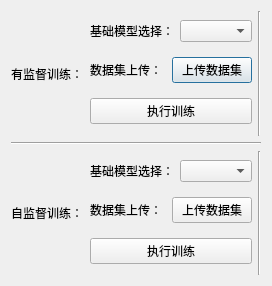
<?xml version="1.0" encoding="UTF-8"?>
<ui version="4.0">
 <class>xunlian</class>
 <widget class="QDialog" name="xunlian">
  <property name="geometry">
   <rect>
    <x>0</x>
    <y>0</y>
    <width>272</width>
    <height>286</height>
   </rect>
  </property>
  <property name="windowTitle">
   <string>模型训练</string>
  </property>
  <property name="windowIcon">
   <iconset>
    <normaloff>image/logo.ico</normaloff>image/logo.ico</iconset>
  </property>
  <layout class="QVBoxLayout" name="verticalLayout_4">
   <item>
    <layout class="QVBoxLayout" name="verticalLayout_3">
     <item>
      <layout class="QHBoxLayout" name="horizontalLayout_3">
       <item>
        <widget class="QLabel" name="label">
         <property name="text">
          <string>有监督训练：</string>
         </property>
        </widget>
       </item>
       <item>
        <layout class="QVBoxLayout" name="verticalLayout">
         <item>
          <layout class="QHBoxLayout" name="horizontalLayout">
           <item>
            <widget class="QLabel" name="label_3">
             <property name="text">
              <string>基础模型选择：</string>
             </property>
            </widget>
           </item>
           <item>
            <widget class="QComboBox" name="comboBox"/>
           </item>
          </layout>
         </item>
         <item>
          <layout class="QHBoxLayout" name="horizontalLayout_2">
           <item>
            <widget class="QLabel" name="label_4">
             <property name="text">
              <string>数据集上传：</string>
             </property>
            </widget>
           </item>
           <item>
            <widget class="QPushButton" name="pushButton">
             <property name="text">
              <string>上传数据集</string>
             </property>
            </widget>
           </item>
          </layout>
         </item>
         <item>
          <widget class="QPushButton" name="pushButton_2">
           <property name="text">
            <string>执行训练</string>
           </property>
          </widget>
         </item>
        </layout>
       </item>
       <item>
        <widget class="Line" name="line_2">
         <property name="orientation">
          <enum>Qt::Vertical</enum>
         </property>
        </widget>
       </item>
      </layout>
     </item>
     <item>
      <widget class="Line" name="line">
       <property name="orientation">
        <enum>Qt::Horizontal</enum>
       </property>
      </widget>
     </item>
     <item>
      <layout class="QHBoxLayout" name="horizontalLayout_4">
       <item>
        <widget class="QLabel" name="label_5">
         <property name="text">
          <string>自监督训练：</string>
         </property>
        </widget>
       </item>
       <item>
        <layout class="QVBoxLayout" name="verticalLayout_2">
         <item>
          <layout class="QHBoxLayout" name="horizontalLayout_5">
           <item>
            <widget class="QLabel" name="label_6">
             <property name="text">
              <string>基础模型选择：</string>
             </property>
            </widget>
           </item>
           <item>
            <widget class="QComboBox" name="comboBox_2"/>
           </item>
          </layout>
         </item>
         <item>
          <layout class="QHBoxLayout" name="horizontalLayout_6">
           <item>
            <widget class="QLabel" name="label_7">
             <property name="text">
              <string>数据集上传：</string>
             </property>
            </widget>
           </item>
           <item>
            <widget class="QPushButton" name="pushButton_3">
             <property name="text">
              <string>上传数据集</string>
             </property>
            </widget>
           </item>
          </layout>
         </item>
         <item>
          <widget class="QPushButton" name="pushButton_4">
           <property name="text">
            <string>执行训练</string>
           </property>
          </widget>
         </item>
        </layout>
       </item>
       <item>
        <widget class="Line" name="line_3">
         <property name="orientation">
          <enum>Qt::Vertical</enum>
         </property>
        </widget>
       </item>
      </layout>
     </item>
    </layout>
   </item>
  </layout>
 </widget>
 <resources/>
 <connections/>
</ui>
